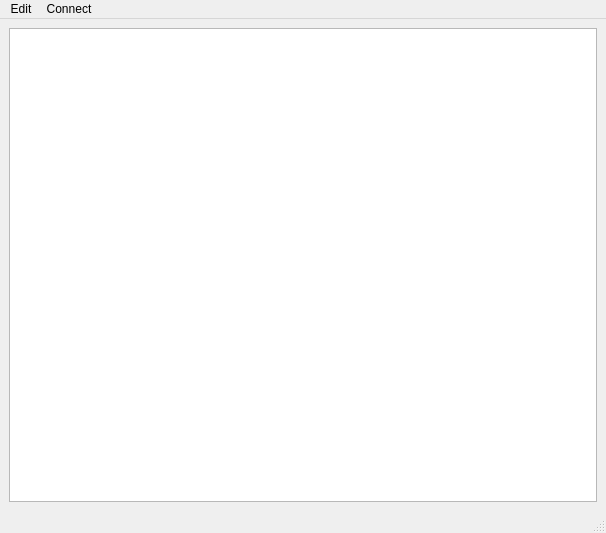
<?xml version="1.0" encoding="UTF-8"?>
<ui version="4.0">
 <class>MainWindow</class>
 <widget class="QMainWindow" name="MainWindow">
  <property name="geometry">
   <rect>
    <x>0</x>
    <y>0</y>
    <width>606</width>
    <height>533</height>
   </rect>
  </property>
  <property name="windowTitle">
   <string>MainWindow</string>
  </property>
  <widget class="QWidget" name="centralwidget">
   <layout class="QGridLayout" name="gridLayout">
    <item row="0" column="0">
     <widget class="QTableView" name="tableView"/>
    </item>
   </layout>
  </widget>
  <widget class="QMenuBar" name="menubar">
   <property name="geometry">
    <rect>
     <x>0</x>
     <y>0</y>
     <width>606</width>
     <height>20</height>
    </rect>
   </property>
   <widget class="QMenu" name="menuwasd">
    <property name="title">
     <string>Edit</string>
    </property>
    <addaction name="actionPreferences"/>
    <addaction name="actionManual_refresh"/>
    <addaction name="actionManual_TLE_update"/>
   </widget>
   <widget class="QMenu" name="menuConnect">
    <property name="title">
     <string>Connect</string>
    </property>
    <addaction name="actionRadio"/>
    <addaction name="actionRotator"/>
   </widget>
   <addaction name="menuwasd"/>
   <addaction name="menuConnect"/>
  </widget>
  <widget class="QStatusBar" name="statusbar"/>
  <action name="actionTLE_Sources">
   <property name="text">
    <string>TLE Sources</string>
   </property>
  </action>
  <action name="actionPreferences">
   <property name="text">
    <string>Preferences</string>
   </property>
  </action>
  <action name="actionManual_refresh">
   <property name="text">
    <string>Manual refresh</string>
   </property>
  </action>
  <action name="actionManual_TLE_update">
   <property name="text">
    <string>Manual TLE update</string>
   </property>
  </action>
  <action name="actionRadio">
   <property name="text">
    <string>Radio</string>
   </property>
  </action>
  <action name="actionRotator">
   <property name="text">
    <string>Rotator</string>
   </property>
  </action>
 </widget>
 <resources/>
 <connections/>
</ui>
